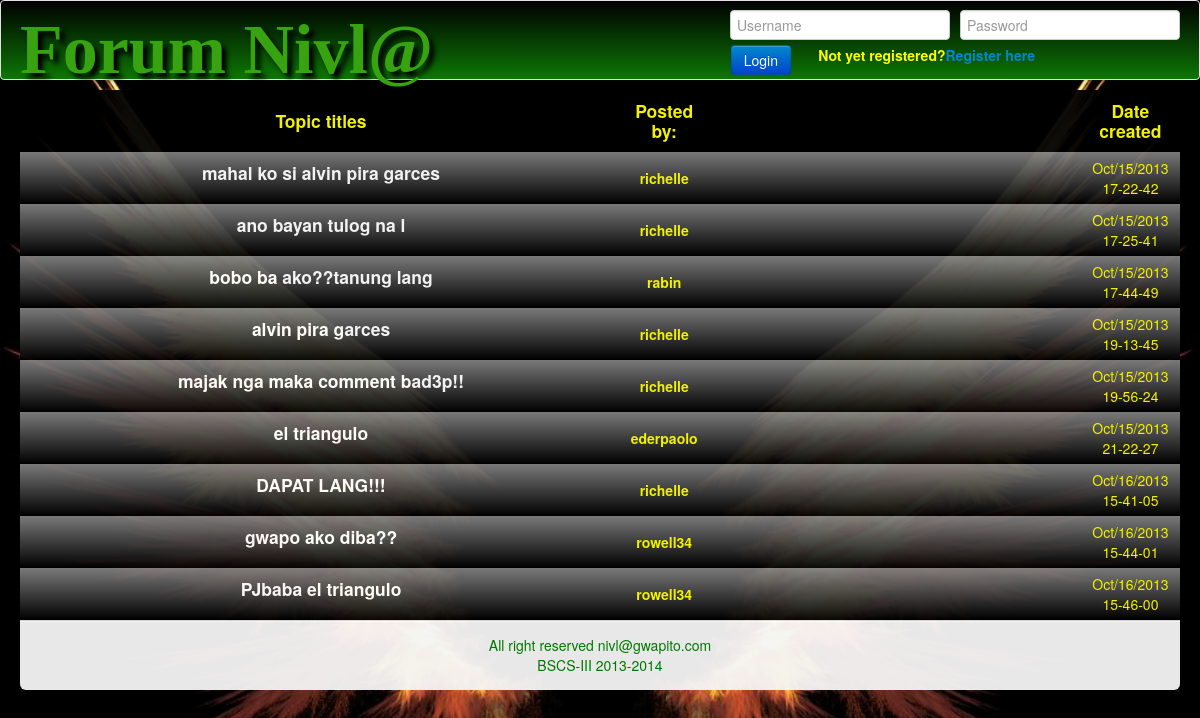
The page /forum/index.php on the database its author committed.
### tables this page shows
CREATE TABLE IF NOT EXISTS `topics` (
  `username` varchar(11) NOT NULL,
  `title` varchar(100) NOT NULL,
  `body` text NOT NULL,
  `created` timestamp NOT NULL DEFAULT CURRENT_TIMESTAMP,
  `topic_id` int(11) NOT NULL AUTO_INCREMENT,
  PRIMARY KEY (`topic_id`),
  KEY `user_id` (`username`),
  KEY `user_id_2` (`username`)
);

### forum/index.php (the view, shortened to what this page needs)
<!DOCTYPE html>
<html>
	<head>
		<link rel="stylesheet" type="text/css" href="assets/bootstrap/css/bootstrap.css"/>
	</head>
	<body>
		<div class="well ">
		<form id="form_id"  method="post" action="index.php">
		<h1>Forum Nivl@</h1>
			<input type="text" name='username' id="user"  maxlength="9" placeholder="Username" style="position:absolute; right:250px;top:10px;"/>
			<input type="password" name='userpass' id="pass" maxlength="12" placeholder="Password" style="position:absolute; right:20px;top:10px;"/>
			<input type="submit" name='login' value="Login" class="btn btn-primary" id="btn" style="position:absolute; right:409px;top:45px;"/>
		<p style="position:absolute; right:165px;top:45px;"><b>Not yet registered?<a href="registrationform.php">Register here</b></a></p>
		</form>
				<div id="content">
<?php
						$topic = mysql_query("SELECT * FROM topics");
						echo "<table id='table'>
							<tr border='1'>
							<th colspan='4'><h4 style='color:yellow;'>Topic titles</h4></th>
							<th colspan='4'><h4 style='color:yellow;'>Posted by:</h4></th>
							<th>&nbsp; &nbsp; &nbsp; &nbsp; &nbsp; &nbsp; &nbsp; &nbsp; &nbsp; &nbsp; &nbsp;</th>
							<th>&nbsp; &nbsp; &nbsp; &nbsp; &nbsp; &nbsp; &nbsp; &nbsp; &nbsp; &nbsp; &nbsp;</th>
							<th>&nbsp; &nbsp; &nbsp; &nbsp; &nbsp; &nbsp; &nbsp; &nbsp; &nbsp; &nbsp; &nbsp;</th>
							<th>&nbsp; &nbsp; &nbsp; &nbsp; &nbsp; &nbsp; &nbsp; &nbsp; &nbsp; &nbsp; &nbsp;</th>
							<th>&nbsp; &nbsp; &nbsp; &nbsp; &nbsp; &nbsp; &nbsp; &nbsp; &nbsp; &nbsp; &nbsp;</th>
							<th>&nbsp; &nbsp; &nbsp; &nbsp; &nbsp; &nbsp; &nbsp; &nbsp; &nbsp; &nbsp; &nbsp;</th>
							<th ><h4 style='color:yellow;'>Date created</h4></th>
							</tr>";
							if (mysql_num_rows($topic)>0)
							while($row = mysql_fetch_array($topic))
							  {
							  echo "<tr>";
							  $user = $row['username'];
							 $topic_id = $row['topic_id'];
							 $title = $row['title'];
							 $created = strftime("%b/%d/%Y<br/> %H-%M-%S",strtotime($row['created']));
							 echo "<td colspan='4'><center><h4><a href='view.php?topic_id=$topic_id'>$title</a></h4></center><br/></td>";
							 echo "<td colspan='4'><center><b>$user</b></center></td>";
							 echo "<td></td>";
							 echo "<td></td>";
							 echo "<td></td>";
							 echo "<td></td>";
							 echo "<td></td>";
							 echo "<td></td>";
							 echo "<td><center>$created</center></td>";
							  echo "</tr>";
							  }
							echo "</table>";
?>
						<div class="modal-footer"><center style="color:green;">All right reserved nivl@gwapito.com<br/>BSCS-III 2013-2014</center></div>
				</div>
		</div>
	</body>
</html>

### forum/index.php (style rules this page uses)
body { background-image:url('assets/img/wall.jpg'); background-repeat: no-repeat; background-attachment:fixed; background-size:100% 135%; color:yellow; }
h1 { color: #37a311; font-family:informal roman; margin-top:10px; font-size:70px; text-shadow:5px 5px 5px black; }
.well { height:40px; background-image:url('assets/img/n.jpg'); background:-moz-linear-gradient(top,#000 ,#0c7704); background: -webkit-gradient(linear, left top, left bottom, from(#000), to(#0c7704)); }
#content { background-color: black; opacity: 0.95; }
table tr td { background:-moz-linear-gradient(top,gray ,black); background: -webkit-gradient(linear, left top, left bottom, from(gray), to(black)); }
h4 a { text-decoration:none; color: white; display:block; width:600px; height:10px; }

### rows shown on the page
topics: title "mahal ko si alvin pira garces", username "richelle", created "Oct/15/2013 17-22-42"
topics: title "ano bayan tulog na l", username "richelle", created "Oct/15/2013 17-25-41"
topics: title "bobo ba ako??tanung lang", username "rabin", created "Oct/15/2013 17-44-49"
topics: title "alvin pira garces", username "richelle", created "Oct/15/2013 19-13-45"
topics: title "majak nga maka comment bad3p!!", username "richelle", created "Oct/15/2013 19-56-24"
topics: title "el triangulo", username "ederpaolo", created "Oct/15/2013 21-22-27"
topics: title "DAPAT LANG!!!", username "richelle", created "Oct/16/2013 15-41-05"
topics: title "gwapo ako diba??", username "rowell34", created "Oct/16/2013 15-44-01"
topics: title "PJbaba el triangulo", username "rowell34", created "Oct/16/2013 15-46-00"
